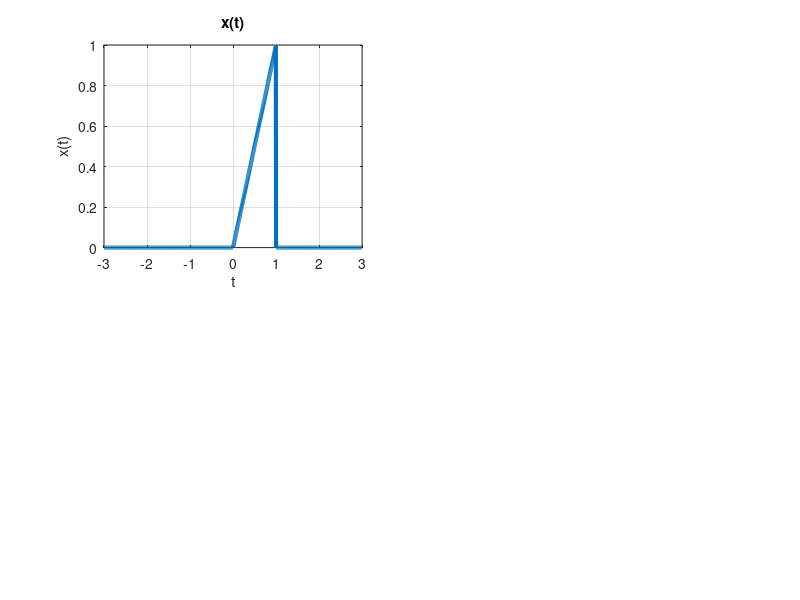

Reproduce this figure in MATLAB.
t=-3:0.005:3;
x=zeros(size(t))
for i=1:length(t)
    if(0<t(i)& t(i)<1)
        x(i)=t(i)
    else x(i)=0;
    end
end

figure;
subplot(221);
plot(t,x,'LineWidth',3);
grid on;
xlim([t(1) t(end)]) %t(1) posicion 1 de t
xlabel('t')
ylabel('x(t)')
title('x(t)')
